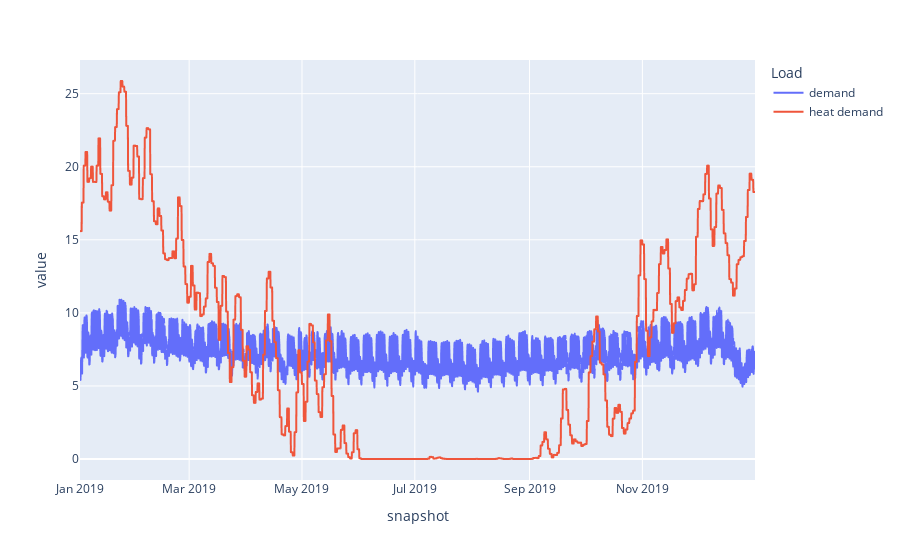

The cell this chart's notebook holds for it:
### Code cell
n.loads_t.p_set.div(1e3).plot()

### Figure 1 — Plotly figure (JSON) as saved in the notebook; plotly's stock layout.template omitted (floating-point values rounded to 4 significant figures; data arrays with more than 128 entries replaced by an {"elided": "..."} marker saying what was removed)
{"data": [{"hovertemplate": "Load=demand<br>snapshot=%{x}<br>value=%{y}<extra></extra>", "legendgroup": "demand", "line": {"color": "#636efa", "dash": "solid"}, "marker": {"symbol": "circle"}, "mode": "lines", "name": "demand", "showlegend": true, "type": "scattergl", "x": {"elided": "2920 str values"}, "xaxis": "x", "y": {"elided": "2920 float values"}, "yaxis": "y"}, {"hovertemplate": "Load=heat demand<br>snapshot=%{x}<br>value=%{y}<extra></extra>", "legendgroup": "heat demand", "line": {"color": "#EF553B", "dash": "solid"}, "marker": {"symbol": "circle"}, "mode": "lines", "name": "heat demand", "showlegend": true, "type": "scattergl", "x": {"elided": "2920 str values"}, "xaxis": "x", "y": {"elided": "2920 float values"}, "yaxis": "y"}], "layout": {"legend": {"title": {"text": "Load"}, "tracegroupgap": 0}, "margin": {"t": 60}, "xaxis": {"anchor": "y", "domain": [0, 1], "title": {"text": "snapshot"}}, "yaxis": {"anchor": "x", "domain": [0, 1], "title": {"text": "value"}}}}
